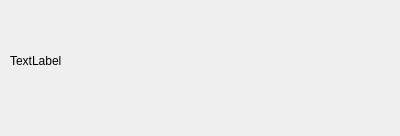
<?xml version="1.0" encoding="UTF-8"?>
<ui version="4.0">
 <class>Dialog</class>
 <widget class="QDialog" name="Dialog">
  <property name="geometry">
   <rect>
    <x>0</x>
    <y>0</y>
    <width>400</width>
    <height>136</height>
   </rect>
  </property>
  <property name="windowTitle">
   <string>Gobang Server</string>
  </property>
  <widget class="QLabel" name="statusLabel">
   <property name="geometry">
    <rect>
     <x>10</x>
     <y>-10</y>
     <width>381</width>
     <height>141</height>
    </rect>
   </property>
   <property name="text">
    <string>TextLabel</string>
   </property>
  </widget>
 </widget>
 <layoutdefault spacing="6" margin="11"/>
 <resources/>
 <connections/>
</ui>
